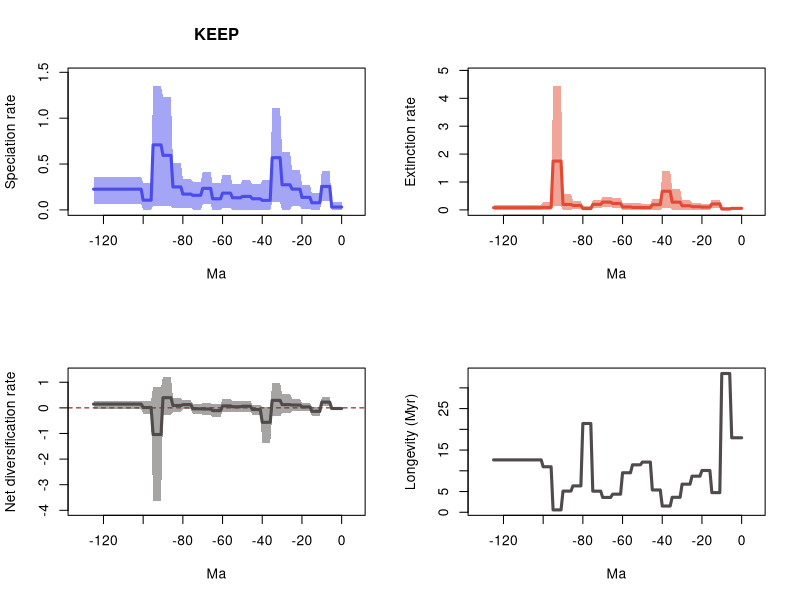

R code for this plot:
# 20 files combined:
# 	../Results/Species/5_MA_bins_EP/pyrate_mcmc_logs/Occ_sp_Squali_10_G_KEEP_BDS_marginal_rates.log
# 	../Results/Species/5_MA_bins_EP/pyrate_mcmc_logs/Occ_sp_Squali_11_G_KEEP_BDS_marginal_rates.log
# 	../Results/Species/5_MA_bins_EP/pyrate_mcmc_logs/Occ_sp_Squali_12_G_KEEP_BDS_marginal_rates.log
# 	../Results/Species/5_MA_bins_EP/pyrate_mcmc_logs/Occ_sp_Squali_13_G_KEEP_BDS_marginal_rates.log
# 	../Results/Species/5_MA_bins_EP/pyrate_mcmc_logs/Occ_sp_Squali_14_G_KEEP_BDS_marginal_rates.log
# 	../Results/Species/5_MA_bins_EP/pyrate_mcmc_logs/Occ_sp_Squali_15_G_KEEP_BDS_marginal_rates.log
# 	../Results/Species/5_MA_bins_EP/pyrate_mcmc_logs/Occ_sp_Squali_16_G_KEEP_BDS_marginal_rates.log
# 	../Results/Species/5_MA_bins_EP/pyrate_mcmc_logs/Occ_sp_Squali_17_G_KEEP_BDS_marginal_rates.log
# 	../Results/Species/5_MA_bins_EP/pyrate_mcmc_logs/Occ_sp_Squali_18_G_KEEP_BDS_marginal_rates.log
# 	../Results/Species/5_MA_bins_EP/pyrate_mcmc_logs/Occ_sp_Squali_19_G_KEEP_BDS_marginal_rates.log
# 	../Results/Species/5_MA_bins_EP/pyrate_mcmc_logs/Occ_sp_Squali_1_G_KEEP_BDS_marginal_rates.log
# 	../Results/Species/5_MA_bins_EP/pyrate_mcmc_logs/Occ_sp_Squali_20_G_KEEP_BDS_marginal_rates.log
# 	../Results/Species/5_MA_bins_EP/pyrate_mcmc_logs/Occ_sp_Squali_2_G_KEEP_BDS_marginal_rates.log
# 	../Results/Species/5_MA_bins_EP/pyrate_mcmc_logs/Occ_sp_Squali_3_G_KEEP_BDS_marginal_rates.log
# 	../Results/Species/5_MA_bins_EP/pyrate_mcmc_logs/Occ_sp_Squali_4_G_KEEP_BDS_marginal_rates.log
# 	../Results/Species/5_MA_bins_EP/pyrate_mcmc_logs/Occ_sp_Squali_5_G_KEEP_BDS_marginal_rates.log
# 	../Results/Species/5_MA_bins_EP/pyrate_mcmc_logs/Occ_sp_Squali_6_G_KEEP_BDS_marginal_rates.log
# 	../Results/Species/5_MA_bins_EP/pyrate_mcmc_logs/Occ_sp_Squali_7_G_KEEP_BDS_marginal_rates.log
# 	../Results/Species/5_MA_bins_EP/pyrate_mcmc_logs/Occ_sp_Squali_8_G_KEEP_BDS_marginal_rates.log
# 	../Results/Species/5_MA_bins_EP/pyrate_mcmc_logs/Occ_sp_Squali_9_G_KEEP_BDS_marginal_rates.log

# 95% HPDs calculated using code from Biopy (https://www.cs.auckland.ac.nz/~yhel002/biopy/)

pdf(file='../Results/Species/5_MA_bins_EP/pyrate_mcmc_logs/Occ_sp_Squali_10_G_KEEP_BDS_marginal_rates_RTT.pdf',width=10.8, height=8.4)
par(mfrow=c(2,2))
library(scales)
L_hpd_m95=c(2.148087598e-06, 2.148087598e-06,2.148087598e-06,2.148087598e-06,2.148087598e-06,2.148087598e-06,0.102258995391604,0.102258995391604,0.102258995391604,0.102258995391604,0.102258995391604,1.7886141489e-05,1.7886141489e-05,1.7886141489e-05,1.7886141489e-05,1.7886141489e-05,0.007951951540875,0.007951951540875,0.007951951540875,0.007951951540875,0.007951951540875,0.038106187228657,0.038106187228657,0.038106187228657,0.038106187228657,0.038106187228657,0.000202195829834,0.000202195829834,0.000202195829834,0.000202195829834,0.000202195829834,0.086054558503278,0.086054558503278,0.086054558503278,0.086054558503278,0.086054558503278,1.9368161407e-05,1.9368161407e-05,1.9368161407e-05,1.9368161407e-05,1.9368161407e-05,1.270797803e-06,1.270797803e-06,1.270797803e-06,1.270797803e-06,1.270797803e-06,8.4613512165e-05,8.4613512165e-05,8.4613512165e-05,8.4613512165e-05,8.4613512165e-05,0.000540093856894,0.000540093856894,0.000540093856894,0.000540093856894,0.000540093856894,0.016322713087643,0.016322713087643,0.016322713087643,0.016322713087643,0.016322713087643,2.1176930103e-05,2.1176930103e-05,2.1176930103e-05,2.1176930103e-05,2.1176930103e-05,0.064144566365082,0.064144566365082,0.064144566365082,0.064144566365082,0.064144566365082,0.000831188773056,0.000831188773056,0.000831188773056,0.000831188773056,0.000831188773056,0.025323939657119,0.025323939657119,0.025323939657119,0.025323939657119,0.025323939657119,0.017515264002872,0.017515264002872,0.017515264002872,0.017515264002872,0.017515264002872,0.038187580320781,0.038187580320781,0.038187580320781,0.038187580320781,0.038187580320781,0.038942245395398,0.038942245395398,0.038942245395398,0.038942245395398,0.038942245395398,7.886114377e-06,7.886114377e-06,7.886114377e-06,7.886114377e-06,7.886114377e-06,0.060552061313699,0.060552061313699,0.060552061313699,0.060552061313699,0.060552061313699,0.060552061313699,0.060552061313699,0.060552061313699,0.060552061313699,0.060552061313699,0.060552061313699,0.060552061313699,0.060552061313699,0.060552061313699,0.060552061313699,0.060552061313699,0.060552061313699,0.060552061313699,0.060552061313699,0.060552061313699,0.060552061313699,0.060552061313699,0.060552061313699,0.060552061313699,0.060552061313699)
L_hpd_M95=c(0.083369754990794, 0.083369754990794,0.083369754990794,0.083369754990794,0.083369754990794,0.083369754990794,0.428798877659281,0.428798877659281,0.428798877659281,0.428798877659281,0.428798877659281,0.182700141671254,0.182700141671254,0.182700141671254,0.182700141671254,0.182700141671254,0.275021059178006,0.275021059178006,0.275021059178006,0.275021059178006,0.275021059178006,0.43967061530597,0.43967061530597,0.43967061530597,0.43967061530597,0.43967061530597,0.632786378989249,0.632786378989249,0.632786378989249,0.632786378989249,0.632786378989249,1.114395255070415,1.114395255070415,1.114395255070415,1.114395255070415,1.114395255070415,0.320822276036894,0.320822276036894,0.320822276036894,0.320822276036894,0.320822276036894,0.279002011452129,0.279002011452129,0.279002011452129,0.279002011452129,0.279002011452129,0.320702018816364,0.320702018816364,0.320702018816364,0.320702018816364,0.320702018816364,0.279959918156126,0.279959918156126,0.279959918156126,0.279959918156126,0.279959918156126,0.379767412191526,0.379767412191526,0.379767412191526,0.379767412191526,0.379767412191526,0.289063097878898,0.289063097878898,0.289063097878898,0.289063097878898,0.289063097878898,0.417135924250806,0.417135924250806,0.417135924250806,0.417135924250806,0.417135924250806,0.307681150593557,0.307681150593557,0.307681150593557,0.307681150593557,0.307681150593557,0.334771897138826,0.334771897138826,0.334771897138826,0.334771897138826,0.334771897138826,0.51131583120132,0.51131583120132,0.51131583120132,0.51131583120132,0.51131583120132,1.226865586261883,1.226865586261883,1.226865586261883,1.226865586261883,1.226865586261883,1.35173045197263,1.35173045197263,1.35173045197263,1.35173045197263,1.35173045197263,0.293364840160732,0.293364840160732,0.293364840160732,0.293364840160732,0.293364840160732,0.357796489199209,0.357796489199209,0.357796489199209,0.357796489199209,0.357796489199209,0.357796489199209,0.357796489199209,0.357796489199209,0.357796489199209,0.357796489199209,0.357796489199209,0.357796489199209,0.357796489199209,0.357796489199209,0.357796489199209,0.357796489199209,0.357796489199209,0.357796489199209,0.357796489199209,0.357796489199209,0.357796489199209,0.357796489199209,0.357796489199209,0.357796489199209,0.357796489199209)
M_hpd_m95=c(0.008862648310339, 0.008862648310339,0.008862648310339,0.008862648310339,0.008862648310339,0.008862648310339,4.942663271e-06,4.942663271e-06,4.942663271e-06,4.942663271e-06,4.942663271e-06,0.071634767136239,0.071634767136239,0.071634767136239,0.071634767136239,0.071634767136239,0.000560737386006,0.000560737386006,0.000560737386006,0.000560737386006,0.000560737386006,0.00096124606847,0.00096124606847,0.00096124606847,0.00096124606847,0.00096124606847,1.8072169973e-05,1.8072169973e-05,1.8072169973e-05,1.8072169973e-05,1.8072169973e-05,2.7708363349e-05,2.7708363349e-05,2.7708363349e-05,2.7708363349e-05,2.7708363349e-05,0.069987988958845,0.069987988958845,0.069987988958845,0.069987988958845,0.069987988958845,0.000140810617865,0.000140810617865,0.000140810617865,0.000140810617865,0.000140810617865,1.3834708617e-05,1.3834708617e-05,1.3834708617e-05,1.3834708617e-05,1.3834708617e-05,1.199083301e-06,1.199083301e-06,1.199083301e-06,1.199083301e-06,1.199083301e-06,7.304456046e-06,7.304456046e-06,7.304456046e-06,7.304456046e-06,7.304456046e-06,0.060519025996501,0.060519025996501,0.060519025996501,0.060519025996501,0.060519025996501,0.108229139016591,0.108229139016591,0.108229139016591,0.108229139016591,0.108229139016591,0.055445209006456,0.055445209006456,0.055445209006456,0.055445209006456,0.055445209006456,1.482600521e-06,1.482600521e-06,1.482600521e-06,1.482600521e-06,1.482600521e-06,0.025011627141176,0.025011627141176,0.025011627141176,0.025011627141176,0.025011627141176,1.012118061e-06,1.012118061e-06,1.012118061e-06,1.012118061e-06,1.012118061e-06,0.134755531839543,0.134755531839543,0.134755531839543,0.134755531839543,0.134755531839543,2.41011247e-07,2.41011247e-07,2.41011247e-07,2.41011247e-07,2.41011247e-07,0.00130317800529,0.00130317800529,0.00130317800529,0.00130317800529,0.00130317800529,0.00130317800529,0.00130317800529,0.00130317800529,0.00130317800529,0.00130317800529,0.00130317800529,0.00130317800529,0.00130317800529,0.00130317800529,0.00130317800529,0.00130317800529,0.00130317800529,0.00130317800529,0.00130317800529,0.00130317800529,0.00130317800529,0.00130317800529,0.00130317800529,0.00130317800529,0.00130317800529)
M_hpd_M95=c(0.110533877862958, 0.110533877862958,0.110533877862958,0.110533877862958,0.110533877862958,0.110533877862958,0.088854776459004,0.088854776459004,0.088854776459004,0.088854776459004,0.088854776459004,0.367739733149065,0.367739733149065,0.367739733149065,0.367739733149065,0.367739733149065,0.207729670241808,0.207729670241808,0.207729670241808,0.207729670241808,0.207729670241808,0.25332272603467,0.25332272603467,0.25332272603467,0.25332272603467,0.25332272603467,0.354038380314219,0.354038380314219,0.354038380314219,0.354038380314219,0.354038380314219,0.73722162568882,0.73722162568882,0.73722162568882,0.73722162568882,0.73722162568882,1.389776895849961,1.389776895849961,1.389776895849961,1.389776895849961,1.389776895849961,0.373952173380444,0.373952173380444,0.373952173380444,0.373952173380444,0.373952173380444,0.199174244697876,0.199174244697876,0.199174244697876,0.199174244697876,0.199174244697876,0.233062368017025,0.233062368017025,0.233062368017025,0.233062368017025,0.233062368017025,0.250979832425589,0.250979832425589,0.250979832425589,0.250979832425589,0.250979832425589,0.428967691690584,0.428967691690584,0.428967691690584,0.428967691690584,0.428967691690584,0.475011591829525,0.475011591829525,0.475011591829525,0.475011591829525,0.475011591829525,0.35697278001063,0.35697278001063,0.35697278001063,0.35697278001063,0.35697278001063,0.131642058685096,0.131642058685096,0.131642058685096,0.131642058685096,0.131642058685096,0.32073041633187,0.32073041633187,0.32073041633187,0.32073041633187,0.32073041633187,0.578963915983031,0.578963915983031,0.578963915983031,0.578963915983031,0.578963915983031,4.44403785092596,4.44403785092596,4.44403785092596,4.44403785092596,4.44403785092596,0.266088616890247,0.266088616890247,0.266088616890247,0.266088616890247,0.266088616890247,0.190888168271026,0.190888168271026,0.190888168271026,0.190888168271026,0.190888168271026,0.190888168271026,0.190888168271026,0.190888168271026,0.190888168271026,0.190888168271026,0.190888168271026,0.190888168271026,0.190888168271026,0.190888168271026,0.190888168271026,0.190888168271026,0.190888168271026,0.190888168271026,0.190888168271026,0.190888168271026,0.190888168271026,0.190888168271026,0.190888168271026,0.190888168271026,0.190888168271026)
R_hpd_m95=c(-0.102266836730037, -0.102266836730037,-0.102266836730037,-0.102266836730037,-0.102266836730037,-0.102266836730037,0.065415415412795,0.065415415412795,0.065415415412795,0.065415415412795,0.065415415412795,-0.317509757112208,-0.317509757112208,-0.317509757112208,-0.317509757112208,-0.317509757112208,-0.131094610540712,-0.131094610540712,-0.131094610540712,-0.131094610540712,-0.131094610540712,-0.120833520305324,-0.120833520305324,-0.120833520305324,-0.120833520305324,-0.120833520305324,-0.216499792391803,-0.216499792391803,-0.216499792391803,-0.216499792391803,-0.216499792391803,-0.335321550629109,-0.335321550629109,-0.335321550629109,-0.335321550629109,-0.335321550629109,-1.362914371691979,-1.362914371691979,-1.362914371691979,-1.362914371691979,-1.362914371691979,-0.263306074201409,-0.263306074201409,-0.263306074201409,-0.263306074201409,-0.263306074201409,-0.157210137036904,-0.157210137036904,-0.157210137036904,-0.157210137036904,-0.157210137036904,-0.142412789836824,-0.142412789836824,-0.142412789836824,-0.142412789836824,-0.142412789836824,-0.154315110193722,-0.154315110193722,-0.154315110193722,-0.154315110193722,-0.154315110193722,-0.340898250399412,-0.340898250399412,-0.340898250399412,-0.340898250399412,-0.340898250399412,-0.289018470389804,-0.289018470389804,-0.289018470389804,-0.289018470389804,-0.289018470389804,-0.238716204035909,-0.238716204035909,-0.238716204035909,-0.238716204035909,-0.238716204035909,-0.041591981313529,-0.041591981313529,-0.041591981313529,-0.041591981313529,-0.041591981313529,-0.18039422595698,-0.18039422595698,-0.18039422595698,-0.18039422595698,-0.18039422595698,-0.277019343055245,-0.277019343055245,-0.277019343055245,-0.277019343055245,-0.277019343055245,-3.621470652453126,-3.621470652453126,-3.621470652453126,-3.621470652453126,-3.621470652453126,-0.246902381497866,-0.246902381497866,-0.246902381497866,-0.246902381497866,-0.246902381497866,-0.039074655987489,-0.039074655987489,-0.039074655987489,-0.039074655987489,-0.039074655987489,-0.039074655987489,-0.039074655987489,-0.039074655987489,-0.039074655987489,-0.039074655987489,-0.039074655987489,-0.039074655987489,-0.039074655987489,-0.039074655987489,-0.039074655987489,-0.039074655987489,-0.039074655987489,-0.039074655987489,-0.039074655987489,-0.039074655987489,-0.039074655987489,-0.039074655987489,-0.039074655987489,-0.039074655987489,-0.039074655987489)
R_hpd_M95=c(0.052083982873715, 0.052083982873715,0.052083982873715,0.052083982873715,0.052083982873715,0.052083982873715,0.410932244105748,0.410932244105748,0.410932244105748,0.410932244105748,0.410932244105748,0.047336874677238,0.047336874677238,0.047336874677238,0.047336874677238,0.047336874677238,0.207268110908819,0.207268110908819,0.207268110908819,0.207268110908819,0.207268110908819,0.361934825520463,0.361934825520463,0.361934825520463,0.361934825520463,0.361934825520463,0.543467359960088,0.543467359960088,0.543467359960088,0.543467359960088,0.543467359960088,0.979700003156199,0.979700003156199,0.979700003156199,0.979700003156199,0.979700003156199,0.046390249086519,0.046390249086519,0.046390249086519,0.046390249086519,0.046390249086519,0.119190213827937,0.119190213827937,0.119190213827937,0.119190213827937,0.119190213827937,0.287187776875763,0.287187776875763,0.287187776875763,0.287187776875763,0.287187776875763,0.253533234863241,0.253533234863241,0.253533234863241,0.253533234863241,0.253533234863241,0.338928922287052,0.338928922287052,0.338928922287052,0.338928922287052,0.338928922287052,0.135585147468327,0.135585147468327,0.135585147468327,0.135585147468327,0.135585147468327,0.188830478369992,0.188830478369992,0.188830478369992,0.188830478369992,0.188830478369992,0.155617416447322,0.155617416447322,0.155617416447322,0.155617416447322,0.155617416447322,0.297895342342488,0.297895342342488,0.297895342342488,0.297895342342488,0.297895342342488,0.384247815863175,0.384247815863175,0.384247815863175,0.384247815863175,0.384247815863175,1.219755188840884,1.219755188840884,1.219755188840884,1.219755188840884,1.219755188840884,0.811285580958056,0.811285580958056,0.811285580958056,0.811285580958056,0.811285580958056,0.285996664999428,0.285996664999428,0.285996664999428,0.285996664999428,0.285996664999428,0.285841241669633,0.285841241669633,0.285841241669633,0.285841241669633,0.285841241669633,0.285841241669633,0.285841241669633,0.285841241669633,0.285841241669633,0.285841241669633,0.285841241669633,0.285841241669633,0.285841241669633,0.285841241669633,0.285841241669633,0.285841241669633,0.285841241669633,0.285841241669633,0.285841241669633,0.285841241669633,0.285841241669633,0.285841241669633,0.285841241669633,0.285841241669633,0.285841241669633)
L_mean=c(0.030824688220076, 0.030824688220076,0.030824688220076,0.030824688220076,0.030824688220076,0.030824688220076,0.255396646489359,0.255396646489359,0.255396646489359,0.255396646489359,0.255396646489359,0.077717246860849,0.077717246860849,0.077717246860849,0.077717246860849,0.077717246860849,0.136799782931529,0.136799782931529,0.136799782931529,0.136799782931529,0.136799782931529,0.226424151742907,0.226424151742907,0.226424151742907,0.226424151742907,0.226424151742907,0.273642004587595,0.273642004587595,0.273642004587595,0.273642004587595,0.273642004587595,0.568964774083709,0.568964774083709,0.568964774083709,0.568964774083709,0.568964774083709,0.103411328828802,0.103411328828802,0.103411328828802,0.103411328828802,0.103411328828802,0.12095128742352,0.12095128742352,0.12095128742352,0.12095128742352,0.12095128742352,0.146931745643087,0.146931745643087,0.146931745643087,0.146931745643087,0.146931745643087,0.131946167075653,0.131946167075653,0.131946167075653,0.131946167075653,0.131946167075653,0.182634921336116,0.182634921336116,0.182634921336116,0.182634921336116,0.182634921336116,0.121156713089897,0.121156713089897,0.121156713089897,0.121156713089897,0.121156713089897,0.234325672290915,0.234325672290915,0.234325672290915,0.234325672290915,0.234325672290915,0.159171505489352,0.159171505489352,0.159171505489352,0.159171505489352,0.159171505489352,0.172233804662598,0.172233804662598,0.172233804662598,0.172233804662598,0.172233804662598,0.250682718830839,0.250682718830839,0.250682718830839,0.250682718830839,0.250682718830839,0.594484562081248,0.594484562081248,0.594484562081248,0.594484562081248,0.594484562081248,0.708965818804383,0.708965818804383,0.708965818804383,0.708965818804383,0.708965818804383,0.105916142895469,0.105916142895469,0.105916142895469,0.105916142895469,0.105916142895469,0.22562581755858,0.22562581755858,0.22562581755858,0.22562581755858,0.22562581755858,0.22562581755858,0.22562581755858,0.22562581755858,0.22562581755858,0.22562581755858,0.22562581755858,0.22562581755858,0.22562581755858,0.22562581755858,0.22562581755858,0.22562581755858,0.22562581755858,0.22562581755858,0.22562581755858,0.22562581755858,0.22562581755858,0.22562581755858,0.22562581755858,0.22562581755858,0.22562581755858)
M_mean=c(0.055668967023106, 0.055668967023106,0.055668967023106,0.055668967023106,0.055668967023106,0.055668967023106,0.029884069951958,0.029884069951958,0.029884069951958,0.029884069951958,0.029884069951958,0.211445011899183,0.211445011899183,0.211445011899183,0.211445011899183,0.211445011899183,0.099317107557374,0.099317107557374,0.099317107557374,0.099317107557374,0.099317107557374,0.114828564947611,0.114828564947611,0.114828564947611,0.114828564947611,0.114828564947611,0.147660568009557,0.147660568009557,0.147660568009557,0.147660568009557,0.147660568009557,0.276879165128147,0.276879165128147,0.276879165128147,0.276879165128147,0.276879165128147,0.667634077917704,0.667634077917704,0.667634077917704,0.667634077917704,0.667634077917704,0.185776711601088,0.185776711601088,0.185776711601088,0.185776711601088,0.185776711601088,0.082646471329426,0.082646471329426,0.082646471329426,0.082646471329426,0.082646471329426,0.087414434558139,0.087414434558139,0.087414434558139,0.087414434558139,0.087414434558139,0.105061797361635,0.105061797361635,0.105061797361635,0.105061797361635,0.105061797361635,0.229359830528355,0.229359830528355,0.229359830528355,0.229359830528355,0.229359830528355,0.279941708332813,0.279941708332813,0.279941708332813,0.279941708332813,0.279941708332813,0.196509573293583,0.196509573293583,0.196509573293583,0.196509573293583,0.196509573293583,0.04672061414457,0.04672061414457,0.04672061414457,0.04672061414457,0.04672061414457,0.15725962840029,0.15725962840029,0.15725962840029,0.15725962840029,0.15725962840029,0.195962058801903,0.195962058801903,0.195962058801903,0.195962058801903,0.195962058801903,1.748604549686242,1.748604549686242,1.748604549686242,1.748604549686242,1.748604549686242,0.091105444055859,0.091105444055859,0.091105444055859,0.091105444055859,0.091105444055859,0.079168382302871,0.079168382302871,0.079168382302871,0.079168382302871,0.079168382302871,0.079168382302871,0.079168382302871,0.079168382302871,0.079168382302871,0.079168382302871,0.079168382302871,0.079168382302871,0.079168382302871,0.079168382302871,0.079168382302871,0.079168382302871,0.079168382302871,0.079168382302871,0.079168382302871,0.079168382302871,0.079168382302871,0.079168382302871,0.079168382302871,0.079168382302871,0.079168382302871)
R_mean=c(-0.02484427880303, -0.02484427880303,-0.02484427880303,-0.02484427880303,-0.02484427880303,-0.02484427880303,0.225512576537401,0.225512576537401,0.225512576537401,0.225512576537401,0.225512576537401,-0.133727765038334,-0.133727765038334,-0.133727765038334,-0.133727765038334,-0.133727765038334,0.037482675374155,0.037482675374155,0.037482675374155,0.037482675374155,0.037482675374155,0.111595586795296,0.111595586795296,0.111595586795296,0.111595586795296,0.111595586795296,0.125981436578038,0.125981436578038,0.125981436578038,0.125981436578038,0.125981436578038,0.292085608955562,0.292085608955562,0.292085608955562,0.292085608955562,0.292085608955562,-0.564222749088902,-0.564222749088902,-0.564222749088902,-0.564222749088902,-0.564222749088902,-0.064825424177568,-0.064825424177568,-0.064825424177568,-0.064825424177568,-0.064825424177568,0.064285274313661,0.064285274313661,0.064285274313661,0.064285274313661,0.064285274313661,0.044531732517514,0.044531732517514,0.044531732517514,0.044531732517514,0.044531732517514,0.077573123974482,0.077573123974482,0.077573123974482,0.077573123974482,0.077573123974482,-0.108203117438457,-0.108203117438457,-0.108203117438457,-0.108203117438457,-0.108203117438457,-0.045616036041897,-0.045616036041897,-0.045616036041897,-0.045616036041897,-0.045616036041897,-0.037338067804231,-0.037338067804231,-0.037338067804231,-0.037338067804231,-0.037338067804231,0.125513190518028,0.125513190518028,0.125513190518028,0.125513190518028,0.125513190518028,0.093423090430549,0.093423090430549,0.093423090430549,0.093423090430549,0.093423090430549,0.398522503279345,0.398522503279345,0.398522503279345,0.398522503279345,0.398522503279345,-1.039638730881859,-1.039638730881859,-1.039638730881859,-1.039638730881859,-1.039638730881859,0.01481069883961,0.01481069883961,0.01481069883961,0.01481069883961,0.01481069883961,0.146457435255709,0.146457435255709,0.146457435255709,0.146457435255709,0.146457435255709,0.146457435255709,0.146457435255709,0.146457435255709,0.146457435255709,0.146457435255709,0.146457435255709,0.146457435255709,0.146457435255709,0.146457435255709,0.146457435255709,0.146457435255709,0.146457435255709,0.146457435255709,0.146457435255709,0.146457435255709,0.146457435255709,0.146457435255709,0.146457435255709,0.146457435255709,0.146457435255709)
trans=0.5
age=(0:(126-1))* -1
plot(age,age,type = 'n', ylim = c(0, 1.4869034971698931), xlim = c(-132.3,6.300000000000001), ylab = 'Speciation rate', xlab = 'Ma',main='KEEP' )
polygon(c(age, rev(age)), c(L_hpd_M95, rev(L_hpd_m95)), col = alpha("#4c4cec",trans), border = NA)
lines(rev(age), rev(L_mean), col = "#4c4cec", lwd=3)
plot(age,age,type = 'n', ylim = c(0, 4.888441636018556), xlim = c(-132.3,6.300000000000001), ylab = 'Extinction rate', xlab = 'Ma' )
polygon(c(age, rev(age)), c(M_hpd_M95, rev(M_hpd_m95)), col = alpha("#e34a33",trans), border = NA)
lines(rev(age), rev(M_mean), col = "#e34a33", lwd=3)
plot(age,age,type = 'n', ylim = c(-3.983617717698439, 1.3417307077249725), xlim = c(-132.3,6.300000000000001), ylab = 'Net diversification rate', xlab = 'Ma' )
abline(h=0,lty=2,col="darkred")
polygon(c(age, rev(age)), c(R_hpd_M95, rev(R_hpd_m95)), col = alpha("#504A4B",trans), border = NA)
lines(rev(age), rev(R_mean), col = "#504A4B", lwd=3)
plot(age,rev(1/M_mean),type = 'n', xlim = c(-132.3,6.300000000000001), ylab = 'Longevity (Myr)', xlab = 'Ma' )
lines(rev(age), rev(1/M_mean), col = "#504A4B", lwd=3)
n <- dev.off()
